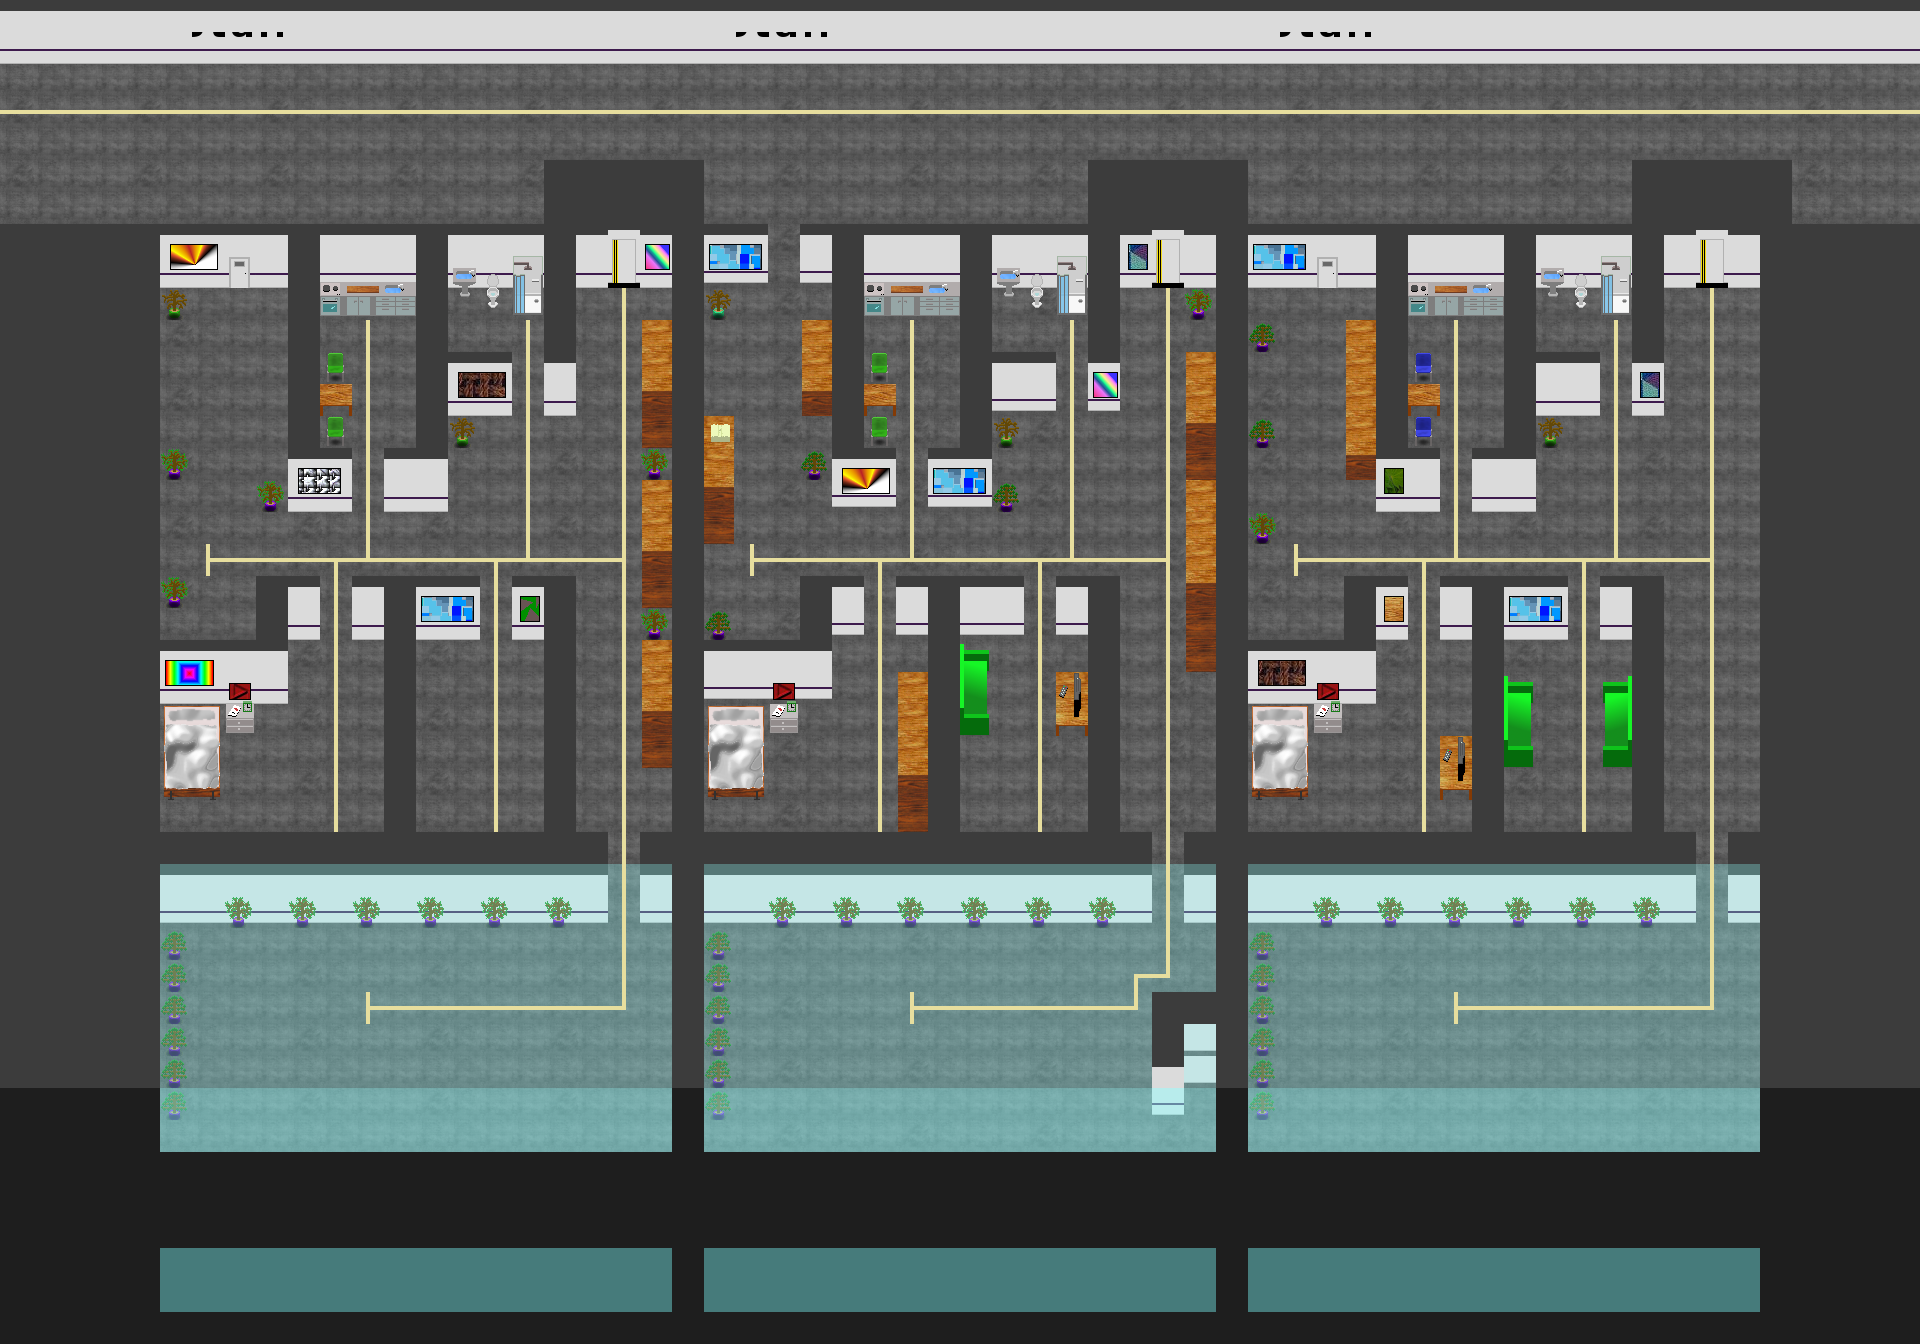

A 2D game scene composited from a Tiled map and its tileset images. What follows is a short description and the map's XML, with each tile layer's data collapsed to a summary:
An orthogonal 60x42 tile map with 32x32 px tiles, 5 tile layers (layer_0, layer_1, layer_2, glass, ...), 1 hidden layer not drawn, 11 tilesets and 12 objects (1, 3, 4, 5, 6, ...).

<map version="1.0" orientation="orthogonal" renderorder="left-down" width="60" height="42" tilewidth="32" tileheight="32">
 <properties>
  <property name="atmospheric_temperature" value="15" />
  <property name="atmospheric_type" value="1" />
  <property name="identifier" value="3" />
 </properties>
 <tileset firstgid="1" name="insides" tilewidth="32" tileheight="32">
  <image source="../graphics/insides.png" width="256" height="224" />
 </tileset>
 <tileset firstgid="57" name="walkable_states" tilewidth="32" tileheight="32">
  <image source="../graphics/walkable_states.png" width="64" height="32" />
 </tileset>
 <tileset firstgid="59" name="stair_symbols" tilewidth="32" tileheight="32">
  <image source="../graphics/stair_symbols.png" width="256" height="160" />
 </tileset>
 <tileset firstgid="99" name="furniture" tilewidth="32" tileheight="32">
  <image source="../graphics/furniture.png" width="160" height="480" />
 </tileset>
 <tileset firstgid="174" name="objects" tilewidth="32" tileheight="32">
  <image source="../graphics/objects.png" width="192" height="160" />
 </tileset>
 <tileset firstgid="204" name="robot_pathways" tilewidth="32" tileheight="32">
  <image source="../graphics/robot_pathways.png" width="352" height="32" />
 </tileset>
 <tileset firstgid="215" name="wall_images" tilewidth="32" tileheight="32">
  <image source="../graphics/wall_images.png" width="256" height="256" />
 </tileset>
 <tileset firstgid="279" name="outside" tilewidth="32" tileheight="32">
  <image source="../graphics/outside.png" width="160" height="480" />
 </tileset>
 <tileset firstgid="354" name="searchables" tilewidth="32" tileheight="32">
  <image source="../graphics/searchables.png" width="256" height="256" />
 </tileset>
 <tileset firstgid="418" name="activatable_plates" tilewidth="32" tileheight="32">
  <image source="../graphics/activatable_plates.png" width="64" height="32" />
 </tileset>
 <tileset firstgid="420" name="floors" tilewidth="32" tileheight="32">
  <image source="../graphics/tiles/floors.png" width="512" height="512" />
 </tileset>
 <layer name="layer_0" width="60" height="42">
  <data>[2520 cells, 2424 non-empty, 15 distinct tile ids]</data>
 </layer>
 <layer name="layer_1" width="60" height="42">
  <data>[2520 cells, 421 non-empty, 81 distinct tile ids]</data>
 </layer>
 <layer name="layer_2" width="60" height="42">
  <data>[2520 cells, 52 non-empty, 14 distinct tile ids]</data>
 </layer>
 <layer name="glass" width="60" height="42">
  <data>[2520 cells, 428 non-empty, 2 distinct tile ids]</data>
 </layer>
 <layer name="RobotPathways" width="60" height="42">
  <data>[2520 cells, 282 non-empty, 8 distinct tile ids]</data>
 </layer>
 <objectgroup name="Objects">
  <object name="Tutorial Searchable" type="1" gid="354" x="704" y="384">
   <properties>
    <property name="initial_content" value="[(17,1),(21,1),(15,1),(26,1)]" />
    <property name="searchable" value="" />
    <property name="searchable_type" value="" />
   </properties>
  </object>
  <object name="Digital_Lock" type="3" gid="144" x="800" y="274">
   <properties>
    <property name="tags" value="closed" />
    <property name="usable" value="" />
    <property name="usable_param_door" value="4" />
    <property name="usable_param_require" value="0,0,0,0" />
    <property name="usable_script" value="door_lock" />
   </properties>
  </object>
  <object name="Door" type="4" gid="6" x="768" y="256">
   <properties>
    <property name="collidable" value="" />
   </properties>
  </object>
  <object name="Activatable Plate" type="5" gid="418" x="704" y="352">
   <properties>
    <property name="stepable" value="" />
   </properties>
  </object>
  <object name="RescueCapsuleCore" type="6" gid="150" x="1184" y="1088">
   <properties>
    <property name="tags" value="damaged" />
    <property name="usable" value="" />
    <property name="usable_script" value="rescue_capsule" />
   </properties>
  </object>
  <object name="RescueCapsuleUpper" type="7" gid="145" x="1184" y="1056" />
  <object name="Tutorial Searchable 2" type="2" gid="354" x="1120" y="299">
   <properties>
    <property name="initial_content" value="[(18,1),(19,1)]" />
    <property name="searchable" value="" />
    <property name="searchable_type" value="" />
   </properties>
  </object>
  <object name="FirstAidHidden" type="8" gid="356" x="800" y="681">
   <properties>
    <property name="initial_content" value="[]" />
    <property name="searchable" value="" />
    <property name="searchable_type" value="first_aid_kit" />
   </properties>
  </object>
  <object name="SteelCupboardTop" type="9" gid="357" x="992" y="621" />
  <object name="SteelCupboardTop" type="10" gid="365" x="992" y="653">
   <properties>
    <property name="initial_content" value="[]" />
    <property name="searchable" value="" />
    <property name="searchable_type" value="lunch_package" />
   </properties>
  </object>
  <object name="ServerBottom" type="11" gid="366" x="1024" y="435">
   <properties>
    <property name="initial_content" value="[]" />
    <property name="searchable" value="" />
    <property name="searchable_type" value="server_rack" />
   </properties>
  </object>
  <object name="ServerTop" type="12" gid="358" x="1024" y="403" />
 </objectgroup>
 <layer name="Accessible" width="60" height="42" visible="0" opacity="0.5">
  <data>[2520 cells, 2520 non-empty, 2 distinct tile ids]</data>
 </layer>
</map>
